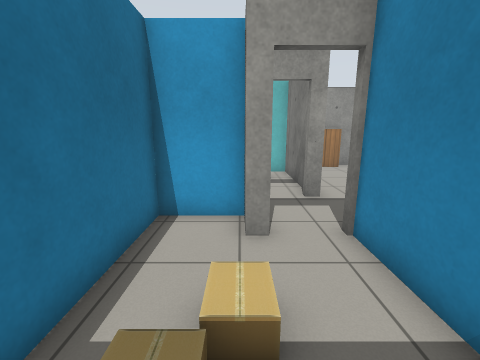
View 1 (above)

16 first-person views from a walk through a robot-simulator world made for Gazebo. The camera is 1.2 m above the floor, tilts 12° down and sees 90° across. The floor is counted in squares, 0.5 m on a side. Each view is taken from the middle of a square. On the plan, view 1 faces up. The plan holds only what a view shows up to about 16 squares ahead; the rest is blank. Robots are left out. Simple patterns stand in for the simulator's built-in surfaces.

View 2
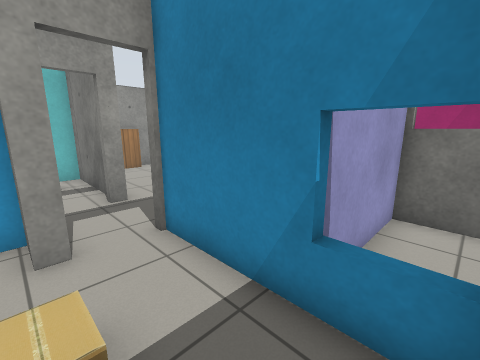

View 3
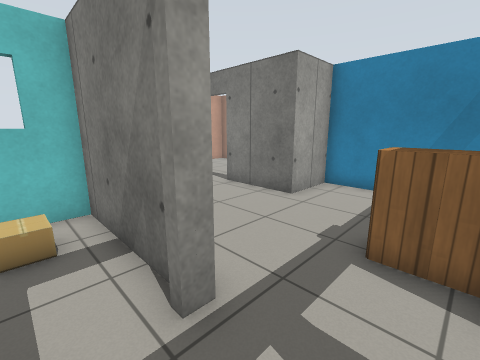

View 4
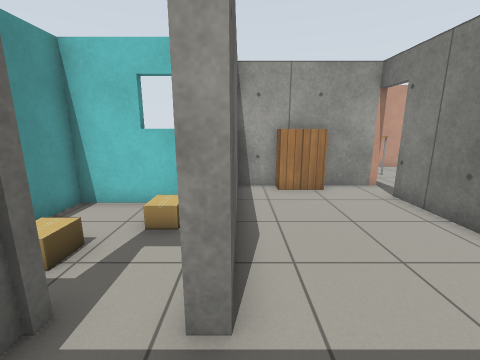

View 5
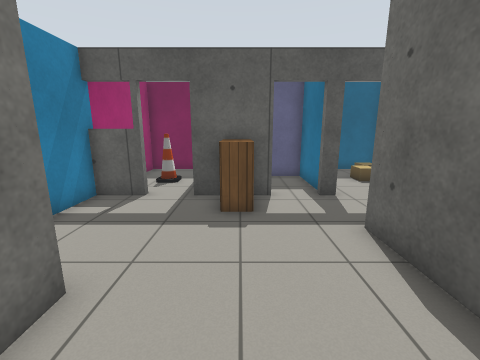

View 6
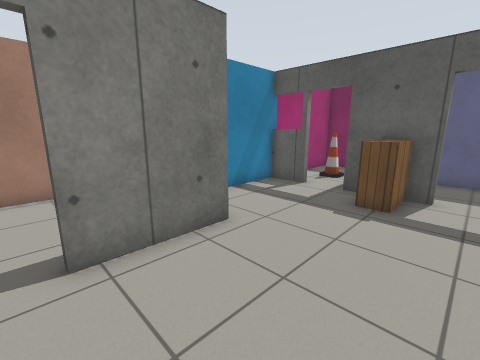

View 7
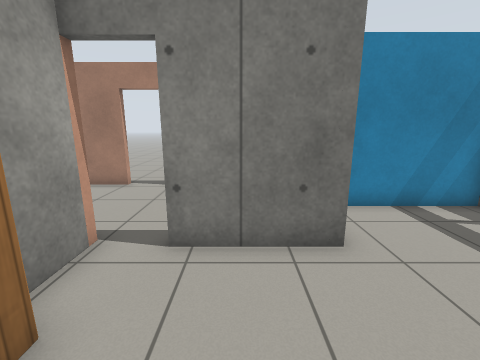

View 8
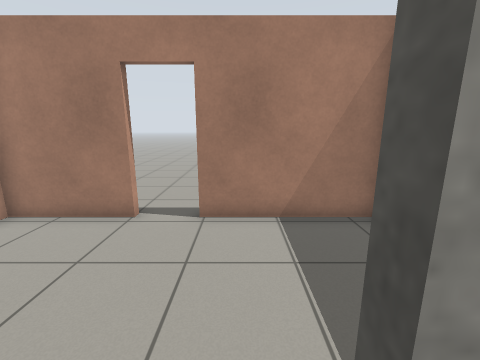

View 9
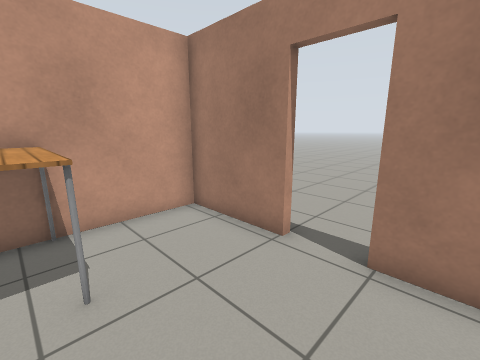

View 10
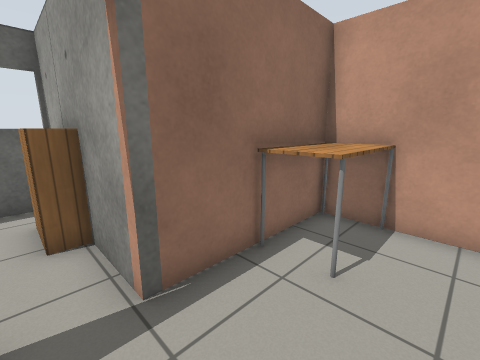

View 11
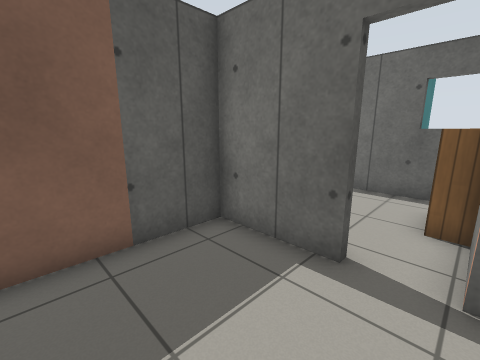

View 12
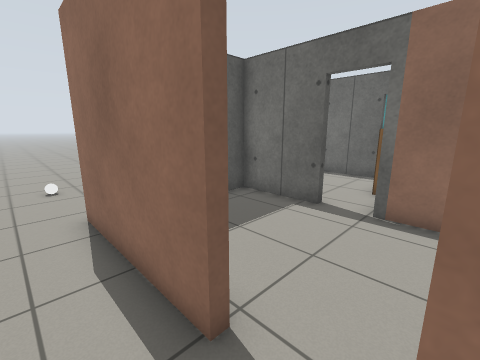

View 13
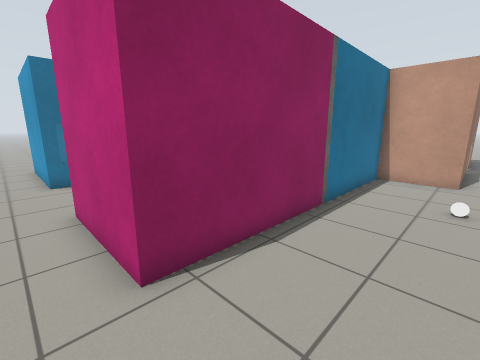

View 14
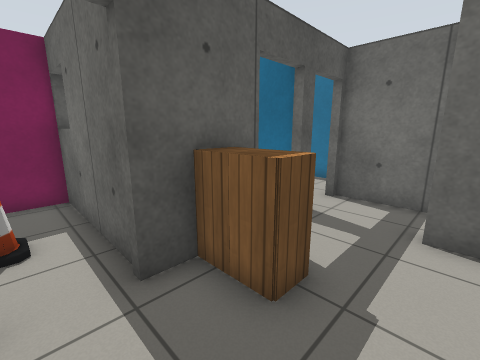

View 15
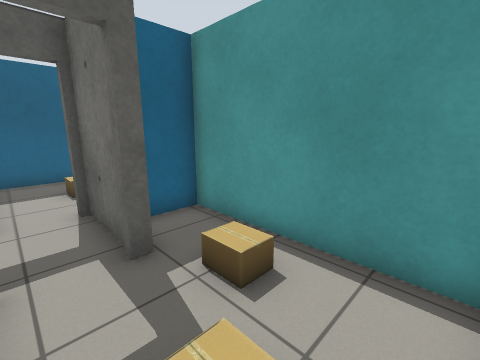

View 16
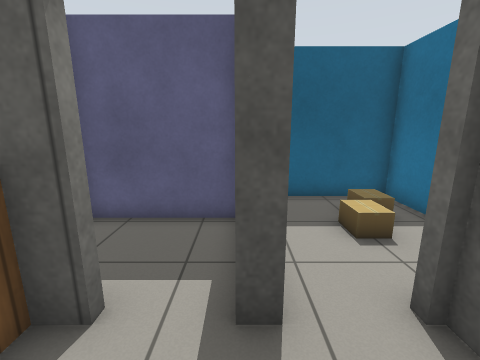

### Floor plan
Points are (right, up) in squares from view 1. A wall is a line through its corners. A room is listed if a view was taken in it or the views show most of it. See-through windows are left out.
Room 1 (views 1, 2)
walls: (0.7, 5.1) (0.1, 5.1) (0.1, 6.4) (-2.3, 6.4) (-2.3, -0.5) (2.1, -0.5); (2.6, -0.2) (2.6, 5.4)
ways out: open door at (2.5, 5) to room 2
objects: cardboard box (-1, 1) to (-1, 2); cardboard box (0, 2) to (0, 3)
Room 2 (views 3, 4, 5, 6, 7, 8, 14, 16)
walls: (4.7, 5.4) (7.6, 5.4); (2.6, 5.4) (2.9, 5.4); (9.4, 5.4) (11.4, 5.4); (0.4, 8.7) (0.4, 5.4); (4.6, 16.1) (2.6, 16.1); (8.9, 16.1) (6.4, 16.1); (2.9, 16.3) (2.9, 8.4) (2.3, 8.4); (11.3, 4.9) (11.3, 10.8) (8.6, 10.8) (8.6, 14.5)
ways out: open door at (2.5, 5) to room 1; open door at (9, 15.5) to room 3; open door at (1.5, 8.5) to room 6; open door at (8.5, 5) to room 7
objects: bookshelf (5, 16) to (6, 16); cabinet (6, 6); cabinet (6, 7)
Room 3 (views 9, 10, 11)
walls: (14.3, 17.9) (14.3, 21.4) (10.6, 21.4); (8.9, 14.5) (8.9, 11.1) (13.4, 11.1); (8.9, 18.5) (8.9, 16.1); (14.3, 11.2) (14.3, 16.1)
ways out: open door at (9, 15.5) to room 2; open door at (14.2, 17) to room 4; opening at (10.7, 20)
Room 4 (view 12)
walls: (14.6, 20.6) (14.6, 17.9); (14.6, 16.1) (14.6, 10.8)
ways out: open door at (14.2, 17) to room 3; opening at (16, 11) to room 5
Room 5 (view 13)
walls: (14.6, 10.8) (11.6, 10.8) (11.6, -0.8) (7.2, -0.8)
ways out: opening at (16, 11) to room 4; opening at (8, -2)
objects: white ball (15, 7)
Room 6 (view 15)
walls: (0, 8.7) (0.4, 8.7); (2.6, 9.1) (2.6, 13.6) (-2.3, 13.6) (-2.3, 6.7) (-0.6, 6.7)
ways out: open door at (1.5, 8.5) to room 2
objects: cardboard box (-1, 10); cardboard box (1, 12)
Room 7 (no view inside)
walls: (7.2, -0.5) (11.3, -0.5) (11.3, 4.9); (7.6, 5.4) (7.6, -0.5)
ways out: open door at (8.5, 5) to room 2
objects: cone (9, 3)
Room 8 (no view inside)
walls: (2.9, 5.4) (2.9, 1.7) (7.1, 1.7)

Where each view was taken, in squares from view 1:
view 1: 0 up, 0 right, facing up
view 2: 0 up, 0 right, facing up-right
view 3: 6 up, 1 right, facing up-right
view 4: 6 up, 3 right, facing up
view 5: 14 up, 6 right, facing down
view 6: 15 up, 4 right, facing down-right
view 7: 13 up, 4 right, facing right
view 8: 15 up, 8 right, facing right
view 9: 15 up, 10 right, facing up-right
view 10: 15 up, 12 right, facing up-left
view 11: 16 up, 13 right, facing down-left
view 12: 18 up, 16 right, facing down-left
view 13: 2 down, 15 right, facing up-left
view 14: 9 up, 9 right, facing down-left
view 15: 13 up, 2 right, facing down-left
view 16: 8 up, 3 right, facing down
